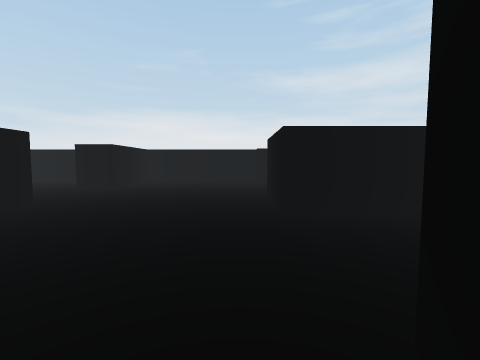
[1] (above)

20 first-person views from a walk through a 3-D level made in the Unity game engine. The camera is 0.58 m above the floor, tilts 4° down and sees 90° across. The floor is counted in squares, 1 m on a side. Each view is taken from the middle of a square. On the plan, view 1 faces up. The plan holds only what a view shows up to about 9 squares ahead; the rest is blank. The place goes on beyond the plan. The player is left out. Some surface patterns are stand-ins.

[2]
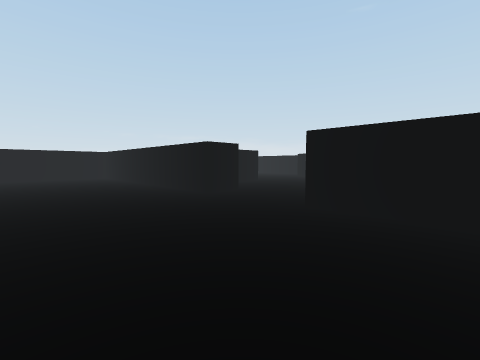

[3]
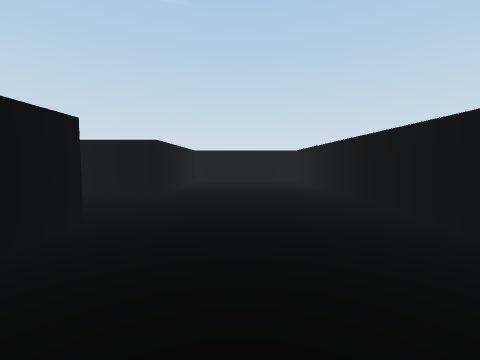

[4]
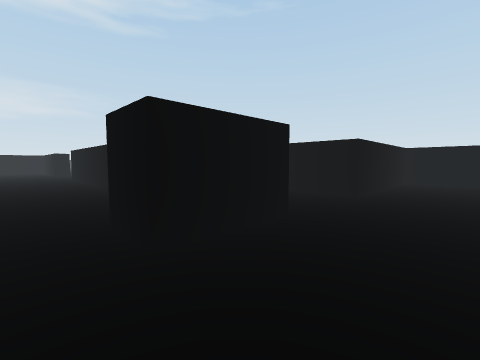

[5]
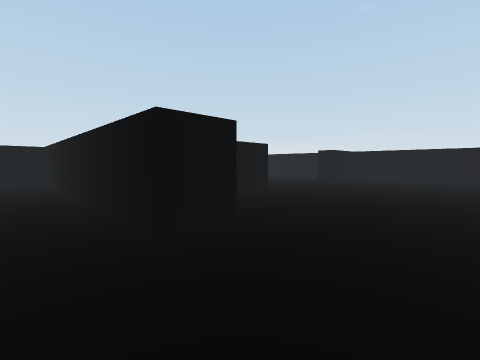

[6]
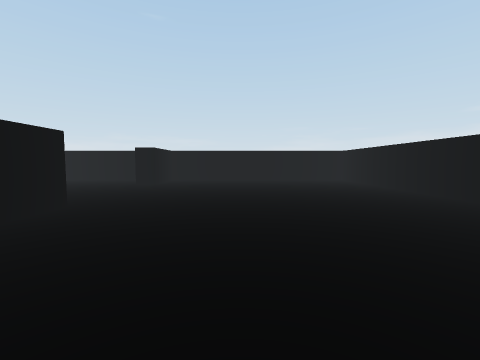

[7]
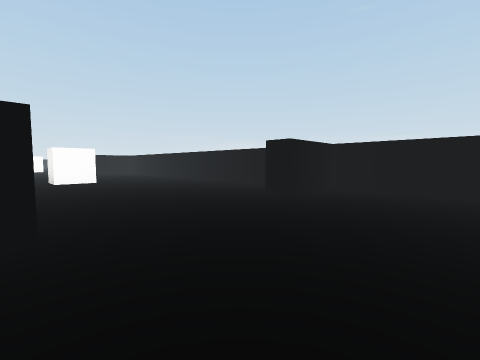

[8]
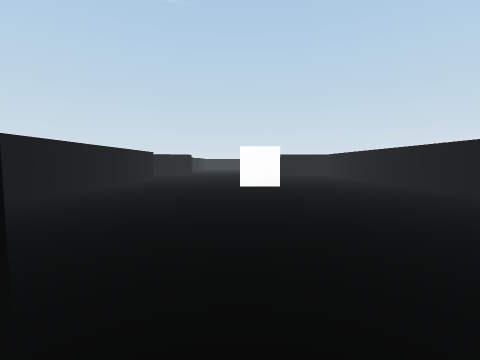

[9]
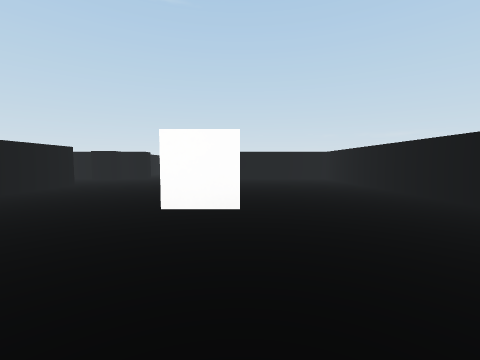

[10]
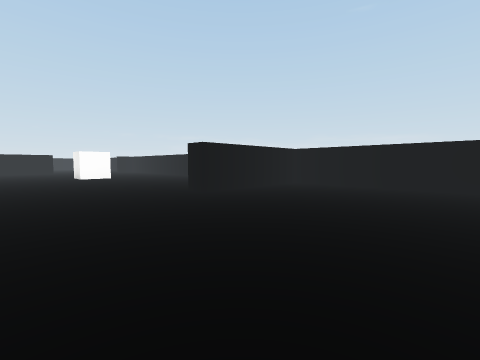

[11]
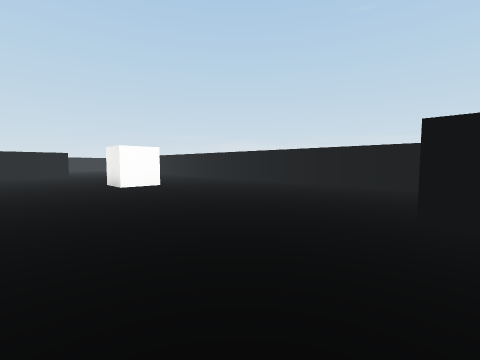

[12]
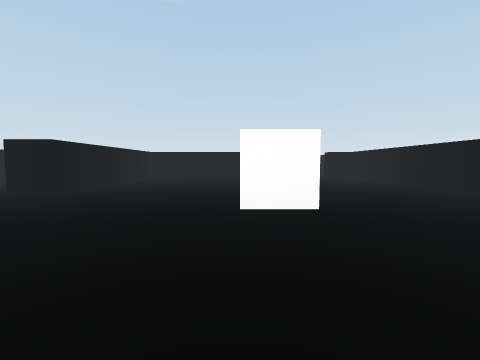

[13]
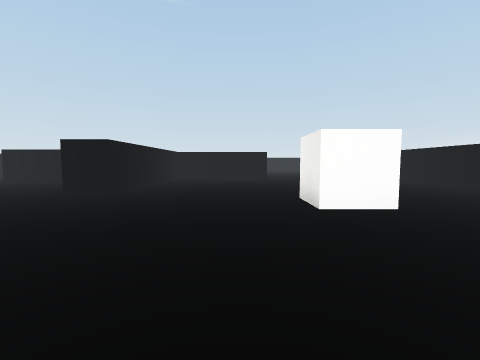

[14]
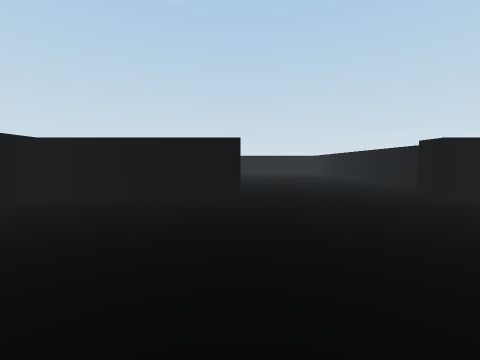

[15]
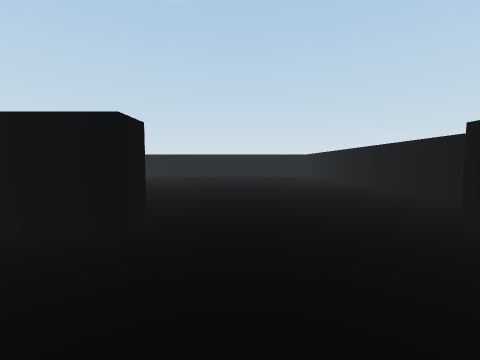

[16]
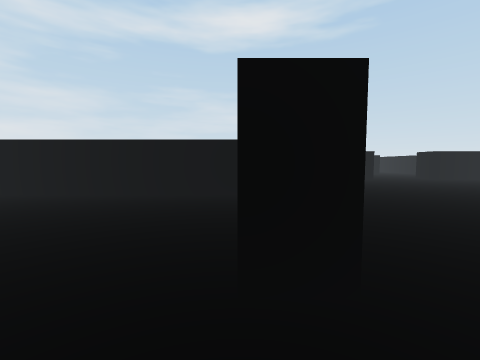

[17]
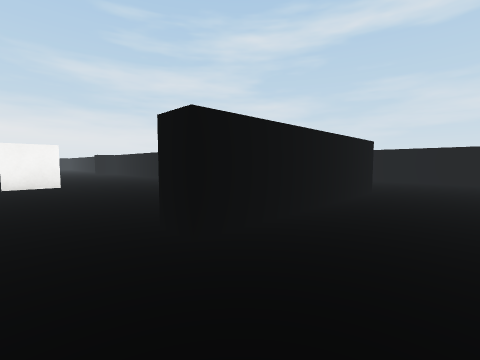

[18]
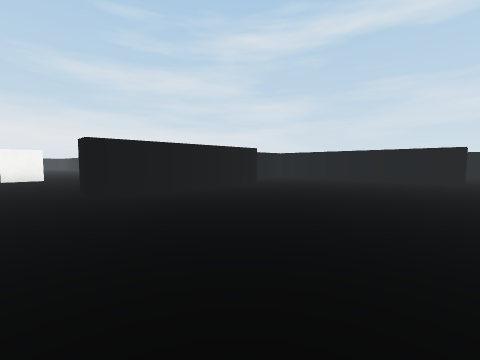

[19]
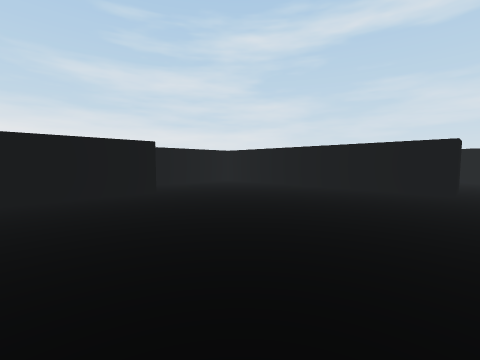

[20]
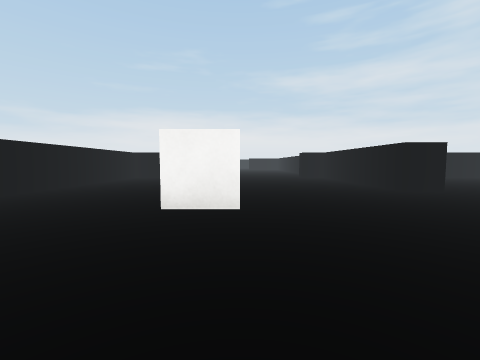

### Floor plan
Points are (right, up) in squares from view 1. A wall is a line through its corners. A room is listed if a view was taken in it or the views show most of it. See-through windows are left out.
Room 1 (views 1, 2, 3, 4, 5)
walls: (0.5, 2.7) (0.5, 4.3); (-2.8, 3.3) (-2.8, -3) (0.5, -3) (0.5, 0.6); (0.5, 7.5) (-2.8, 7.5) (-2.8, 5.4)
ways out: opening at (-3.5, 4.5) to room 2; opening at (1, 2); opening at (1, 5.5)
Room 2 (views 6, 7, 8, 9, 10, 11, 12, 13, 14, 15, 16, 17, 18, 19, 20)
walls: (-4.6, -9.9) (-3.7, -9.9) (-3.7, -9.4) (-2.8, -9.4); (-11.2, -10.9) (-11.2, -22) (-10.3, -22) (-10.3, -22.6); (-2.8, -15.1) (-3.7, -15.1) (-3.7, -11); (-3.7, -7.4) (-3.7, -1.2); (-2.8, -22.5) (-7, -22.5) (-7, -22) (-3.7, -22) (-3.7, -17.3) (-2.8, -17.3); (-11.2, -23.4) (-11.2, -27.5); (-11.2, 0.5) (-11.2, -9.9) (-7.8, -9.9) (-7.8, -10.5); (-6.2, 1.7) (-5.1, 1.7); (-3.8, 3.3) (-2.8, 3.3); (0.5, -26.7) (0.5, -20.9) (-2.1, -20.9); (-2.8, 5.4) (-3.8, 5.4); (-5, 7.5) (-11.2, 7.5) (-11.2, 1.7) (-9.5, 1.7) (-9.5, 1.1)
ways out: opening at (-3.5, 4.5) to room 1; opening at (-3.5, -16.5); opening at (-3.5, -8.5); gap at (1, -27)
objects: other object (-8, -17) to (-7, -16); other object (-8, -5) to (-7, -4)

Where each view was taken, in squares from view 1:
view 1: 0 up, 0 right, facing up
view 2: 7 up, 0 right, facing down-left
view 3: 5 up, 1 left, facing down
view 4: 5 up, 1 left, facing down-right
view 5: 5 up, 2 left, facing down-left
view 6: 4 up, 3 left, facing left
view 7: 4 up, 6 left, facing down-left
view 8: 2 up, 7 left, facing down
view 9: 1 down, 8 left, facing down
view 10: 6 down, 5 left, facing down-left
view 11: 10 down, 5 left, facing down-left
view 12: 13 down, 7 left, facing down
view 13: 13 down, 6 left, facing down
view 14: 18 down, 7 left, facing down
view 15: 20 down, 8 left, facing down
view 16: 22 down, 8 left, facing right
view 17: 24 down, 8 left, facing up-right
view 18: 27 down, 8 left, facing up-right
view 19: 27 down, 5 left, facing up-right
view 20: 20 down, 7 left, facing up
